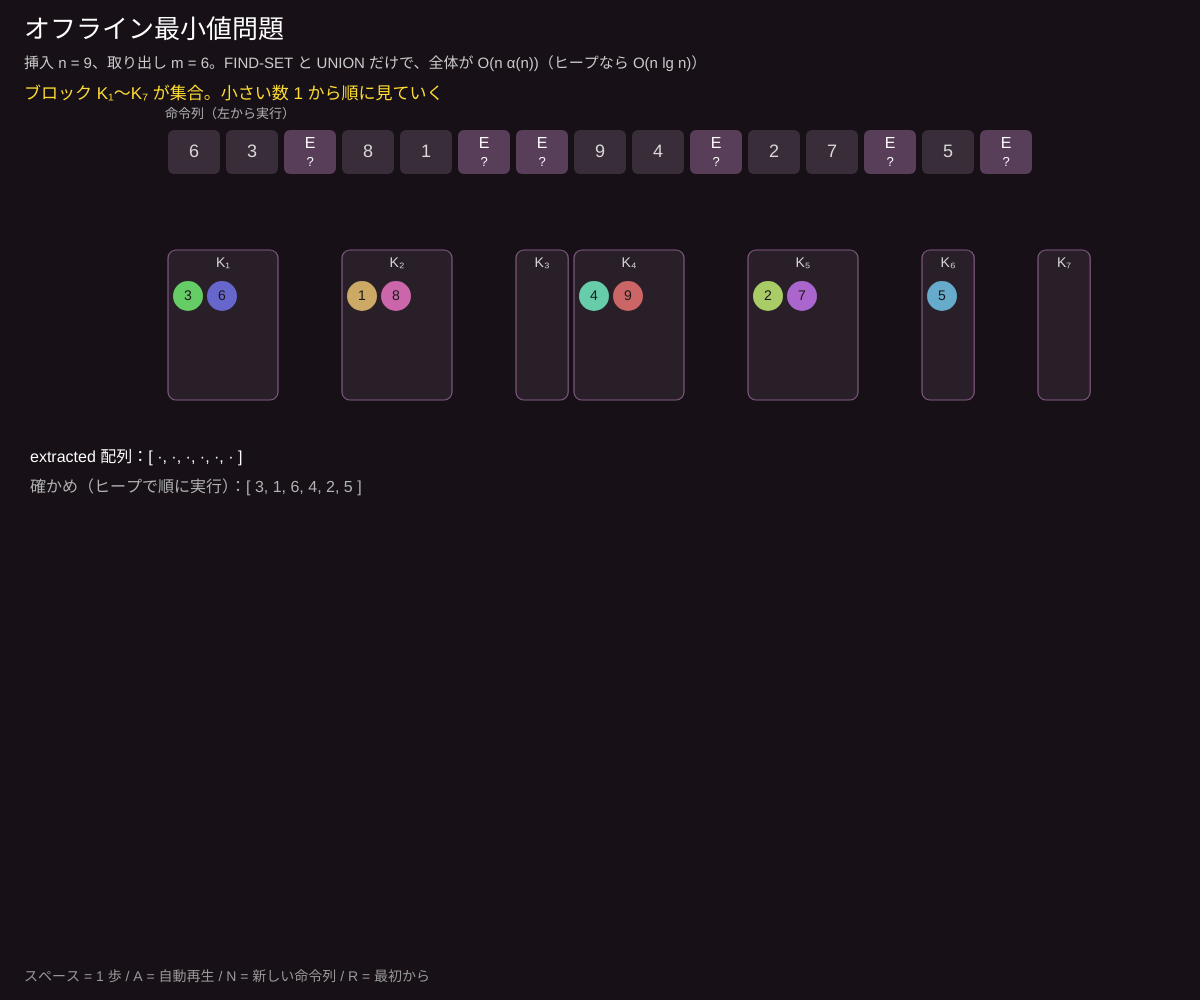
Frame 1 (no input)
Frame 60 (no input): identical to frame 1, image omitted
Frame 120 (the mouse pressed at the canvas centre since frame 60): identical to frame 1, image omitted

The p5.js sketch that drew this single still picture (run headless with seeded random() and noise() and a simulated clock; from frame 60 on, the mouse is pressed at the canvas centre):

// p5.js sketch
// ── sketch.js
// ============================================
// 14 オフライン最小値問題 ─ 先に全部の命令を知っていれば
// 「挿入（数字）」と「最小値を取り出す（E）」の列が最初から全部わかっているとき、どの E が何を取り出すかを互いに素な集合で求める
// E で区切ったブロック K₁, K₂, … を集合にする。小さい数 i から順に：i の入ったブロック K_j の E が i を取り出す → K_j を次のブロックに合併
// スペース = 1 歩進める / A = 自動再生 / N = 新しい命令列 / R = 最初から
// ============================================

let NKEYS = 9;        // ★ 挿入する数の個数（1〜n を 1 回ずつ）
let SPEED = 0.9;      // ★ 自動再生の秒数

let seq = [], m = 0;
let blockOf = [], members = [];
let parent = [], blockLabel = [], exists = [], nextB = [];
let extracted = [], i = 0, phase = 0, msg = '', hiBlock = -1, hiKey = -1, mergeTo = -1;
let auto = false, timer = 0;
let pos = {};

function setup() {
  createCanvas(windowWidth, windowHeight);
  colorMode(HSB, 360, 100, 100, 100);
  seq = [6, 3, 'E', 8, 1, 'E', 'E', 9, 4, 'E', 2, 7, 'E', 5, 'E'];   // 最初の例（N で新しい列）
  restart();
}

function newSequence() {
  let keys = [...Array(NKEYS).keys()].map((k) => k + 1);
  for (let a = keys.length - 1; a > 0; a--) { let b = floor(random(a + 1)); [keys[a], keys[b]] = [keys[b], keys[a]]; }
  seq = []; let inHeap = 0;
  for (let k of keys) {
    seq.push(k); inHeap++;
    while (inHeap > 0 && random() < 0.45) { seq.push('E'); inHeap--; }
  }
  restart();
}

function find(x) { while (parent[x] !== x) { parent[x] = parent[parent[x]]; x = parent[x]; } return x; }

function restart() {
  m = seq.filter((s) => s === 'E').length;
  // ブロック番号 1..m+1。要素 = 数 1..n と、各ブロックの代表（空のブロック用）n+1..n+m+1
  let n = seq.filter((s) => s !== 'E').length;
  NKEYS = n;
  parent = [...Array(n + m + 2).keys()];
  blockLabel = []; exists = []; nextB = [];
  let b = 1;
  for (let j = 1; j <= m + 1; j++) { blockLabel[n + j] = j; exists[j] = true; nextB[j] = j + 1; }
  for (let s of seq) {
    if (s === 'E') b++;
    else parent[s] = n + b;      // 数 s をブロック b の集合へ
  }
  extracted = Array(m + 2).fill(null);
  i = 0; phase = 0; hiBlock = -1; hiKey = -1; mergeTo = -1;
  msg = `ブロック K₁〜K${sub(m + 1)} が集合。小さい数 1 から順に見ていく`;
}
function sub(n) { return String(n).split('').map((c) => '₀₁₂₃₄₅₆₇₈₉'[+c]).join(''); }
function blockOfKey(k) { return blockLabel[find(k)]; }

function advance() {
  let n = NKEYS;
  if (i >= n && phase === 0) { msg = '完了！ 下の「確かめ」と同じ答えになったか見てみよう'; hiBlock = -1; hiKey = -1; return; }
  if (phase === 0) {
    i++; hiKey = i;
    let j = blockOfKey(i); hiBlock = j;
    if (j === m + 1) { msg = `${i} は最後のブロック K${sub(m + 1)} → どの E にも取り出されない`; mergeTo = -1; phase = 0; return; }
    extracted[j] = i;
    msg = `FIND-SET(${i}) → K${sub(j)}。ブロック K${sub(j)} のすぐ後の E（${j} 番目）が ${i} を取り出す`;
    phase = 1;
  } else {
    let j = hiBlock, l = nextB[j];
    while (!exists[l]) l = nextB[l];
    // K_l = K_j ∪ K_l
    let rj = find(n + j), rl = find(n + l);
    parent[rj] = rl; blockLabel[rl] = l;
    exists[j] = false;
    msg = `K${sub(j)} を次に残っているブロック K${sub(l)} に合併（UNION）。${j} 番目の E はもう使い終わった`;
    mergeTo = l; phase = 0;
  }
}

// 確かめ：本当にヒープで順に実行する
function onlineAnswer() {
  let h = [], out = [];
  for (let s of seq) { if (s === 'E') { h.sort((a, b) => a - b); out.push(h.length ? h.shift() : '空'); } else h.push(s); }
  return out;
}

function draw() {
  background(300, 25, 9);
  if (auto) { timer += deltaTime / 1000; if (timer > SPEED) { timer = 0; advance(); } }
  let n = NKEYS;
  // 命令列
  let tw = min(58, (width - 60) / seq.length), tx0 = width / 2 - (seq.length * tw) / 2, ty = 130;
  let eCount = 0, blockX = {}, bStart = tx0;
  textAlign(CENTER, CENTER);
  seq.forEach((s, q) => {
    let x = tx0 + q * tw;
    if (s === 'E') {
      eCount++;
      blockX[eCount] = [bStart, x];
      bStart = x + tw;
      let ans = extracted[eCount];
      noStroke(); fill(ans !== null ? color(50, 85, 100) : color(300, 30, 35)); rect(x + 3, ty, tw - 6, 44, 6);
      fill(ans !== null ? color(0, 0, 10) : color(0, 0, 100)); textSize(16); text('E', x + tw / 2, ty + 14);
      textSize(13); text(ans !== null ? ans : '?', x + tw / 2, ty + 32);
    } else {
      noStroke(); fill(300, 20, 22); rect(x + 3, ty, tw - 6, 44, 6);
      fill(0, 0, 85); textSize(18); text(s, x + tw / 2, ty + 22);
    }
  });
  blockX[m + 1] = [bStart, tx0 + seq.length * tw];
  textAlign(LEFT, TOP); fill(0, 0, 70); textSize(13); noStroke(); text('命令列（左から実行）', tx0, ty - 22);

  // ブロック（集合）
  let by = 250, bh = 150;
  let cnt = {};
  for (let k = 1; k <= n; k++) { let j = blockOfKey(k); cnt[j] = (cnt[j] || 0) + 1; }
  for (let j in cnt) { let [a, b] = blockX[j], w = max(tw * 0.9, b - a - 6); bh = max(bh, 60 + ceil(cnt[j] / max(1, floor(w / 34))) * 34); }
  for (let j = 1; j <= m + 1; j++) {
    let [a, b] = blockX[j];
    let w = max(tw * 0.9, b - a - 6);
    let alive = exists[j];
    stroke(hiBlock === j ? color(50, 90, 100) : mergeTo === j ? color(140, 70, 90) : color(300, 30, alive ? 50 : 20));
    strokeWeight(hiBlock === j || mergeTo === j ? 3 : 1.2);
    fill(300, 25, alive ? 16 : 10);
    if (!alive) drawingContext.setLineDash([4, 5]);
    rect(a + 3, by, w, bh, 8);
    drawingContext.setLineDash([]);
    noStroke(); fill(0, 0, alive ? 85 : 35); textAlign(CENTER, TOP); textSize(14);
    text(`K${sub(j)}`, a + 3 + w / 2, by + 6);
  }
  // 数のチップ（集合の中を動く）
  let count = {};
  for (let k = 1; k <= n; k++) {
    let j = blockOfKey(k);
    count[j] = (count[j] || 0) + 1;
    let [a, b] = blockX[j], w = max(tw * 0.9, b - a - 6);
    let cols = max(1, floor(w / 34)), idx = count[j] - 1;
    let tx = a + 3 + 20 + (idx % cols) * 34, tyy = by + 46 + floor(idx / cols) * 34;
    if (!pos[k]) pos[k] = { x: tx, y: tyy };
    pos[k].x = lerp(pos[k].x, tx, 0.12); pos[k].y = lerp(pos[k].y, tyy, 0.12);
    let done = k <= i;
    noStroke();
    fill(k === hiKey ? color(50, 90, 100) : done ? color(300, 15, 35) : color((k * 40) % 360, 50, 80));
    circle(pos[k].x, pos[k].y, 30);
    fill(k === hiKey ? color(0, 0, 10) : color(0, 0, done ? 60 : 10)); textAlign(CENTER, CENTER); textSize(14); text(k, pos[k].x, pos[k].y);
  }

  // 結果
  let ry = by + bh + 50;
  textAlign(LEFT, TOP); fill(0, 0, 100); textSize(16);
  text(`extracted 配列：[ ${extracted.slice(1, m + 1).map((v) => (v === null ? '·' : v)).join(', ')} ]`, 30, ry);
  fill(0, 0, 70); text(`確かめ（ヒープで順に実行）：[ ${onlineAnswer().join(', ')} ]`, 30, ry + 30);

  fill(0, 0, 100); textSize(26); text('オフライン最小値問題', 24, 18);
  textSize(15); fill(0, 0, 80);
  text(`挿入 n = ${n}、取り出し m = ${m}。FIND-SET と UNION だけで、全体が O(n α(n))（ヒープなら O(n lg n)）`, 24, 56);
  fill(50, 80, 100); textSize(17); text(msg, 24, 86);
  fill(0, 0, 60); textSize(14);
  text(`スペース = 1 歩 / A = 自動再生${auto ? '（ON）' : ''} / N = 新しい命令列 / R = 最初から`, 24, height - 30);
}

function keyPressed() {
  if (key === ' ') { advance(); return false; }
  if (key === 'a' || key === 'A') auto = !auto;
  if (key === 'n' || key === 'N') { pos = {}; newSequence(); }
  if (key === 'r' || key === 'R') restart();
}

function windowResized() { resizeCanvas(windowWidth, windowHeight); }
